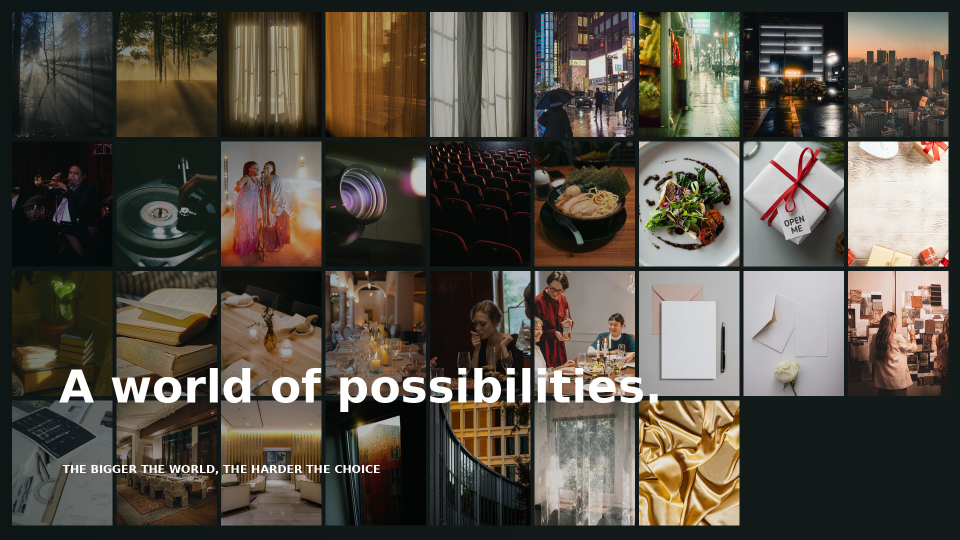
#> input picture production/storyboards/frames/01_storyframe.jpg, 1920 x 1080 px, given in place of A01.jpg, which was not available (shown at 1/2 size)
$ python generate_igor_storyboard.py
#> lines starting #> are read from the running program, lines starting #| are printed output that depends on the picture; pictures that were not available may be replaced by others from this repository, and a replacement may not be noted
#!/usr/bin/env python3
"""Build storyframes directly from 34 original downloaded source photos.
There are no image-model-generated props or invented screens.
All typography is editorial vector text, separate from clean footage plates.
"""
import json, math
from pathlib import Path
from PIL import Image, ImageOps, ImageDraw, ImageFont, ImageEnhance
ROOT=Path(__file__).resolve().parents[2]
SRC=ROOT/'dist/photos'
OUT=ROOT/'production/storyboards'
FR=OUT/'frames'; PL=OUT/'plates'; FR.mkdir(parents=True,exist_ok=True); PL.mkdir(parents=True,exist_ok=True)
W,H=1920,1080
BASE='/usr/share/fonts/truetype/dejavu/DejaVuSans.ttf'
BOLD='/usr/share/fonts/truetype/dejavu/DejaVuSans-Bold.ttf'
LIGHT='#F5F2EA';INK='#17201D';WHITE='#FFFFFF'
def f(size,bold=False):
    return ImageFont.truetype(BOLD if bold else BASE,size)
def src(id):
    return Image.open(SRC/(id+'.jpg')).convert('RGB')
def fit(im,size,centering=(.5,.5)):
    return ImageOps.fit(im,size,method=Image.Resampling.LANCZOS,centering=centering)
def put(canvas,id,box,center=(.5,.5)):
    x,y,w,h=box
    im=fit(src(id),(w,h),center)
    canvas.paste(im,(x,y))
def text(im,s,x,y,size=70,color=INK,bold=False,space=15):
    ImageDraw.Draw(im).multiline_text((x,y),s,fill=color,font=f(size,bold),spacing=space)
def small(im,s,x,y,color=INK):
    text(im,s.upper(),x,y,22,color,True)
def rect(im,xy,fill):
    ImageDraw.Draw(im).rectangle(xy,fill=fill)
def overlay(im,alpha=170,side='left'):
    c=im.convert('RGBA')
    o=Image.new('RGBA',(W,H))
    d=ImageDraw.Draw(o)
    for x in range(0,W,4):
        t=(1-x/W) if side=='left' else (x/W)
        a=int(alpha*pow(t,1.5))
        d.rectangle((x,0,x+4,H),fill=(8,18,18,a))
    return Image.alpha_composite(c,o).convert('RGB')
def new(color=LIGHT):
    return Image.new('RGB',(W,H),color)
timeline=[]
def finish(n,title,seconds,assets,plate,art,production,motion):
    plate.save(PL/f'{n:02d}_clean.jpg',quality=92,subsampling=0)
    art.save(FR/f'{n:02d}_storyframe.jpg',quality=92,subsampling=0)
    timeline.append(dict(shot=n,title=title,timecode=seconds,source_assets=assets,production=production,motion=motion,frame=f'frames/{n:02d}_storyframe.jpg',clean=f'plates/{n:02d}_clean.jpg'))
# 01 — one wall, all 34 photographs, not model-generated imagery
ids=['A%02d'%i for i in range(1,35)]
c=new('#131B1A')
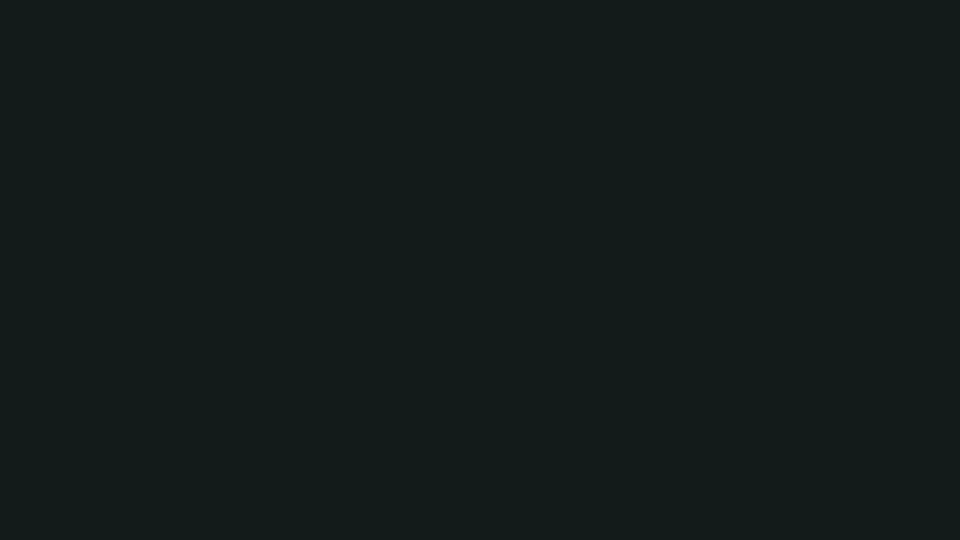
#> c: PIL image 1920x1080 RGB (shown at 1/2 size); mean R, G, B 19, 27, 26
for i,id in enumerate(ids):
    col=i%9;row=i//9
    x=24+col*209;y=24+row*259
    put(c,id,(x,y,201,250))
#> in src, returned value is the input picture: PIL image 1920x1080 RGB; mean R, G, B 86.7, 80.3, 70.1
#> in fit, `return ImageOps.fit(im,size,method=Image.Resampling.LANCZOS,centering=..`:
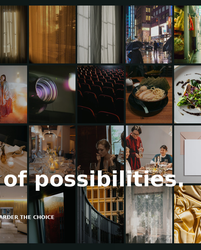
#> returned value: PIL image 201x250 RGB; mean R, G, B 90.3, 80.5, 67.9
#> pass 2 of the loop `for i,id in enumerate(ids):`:
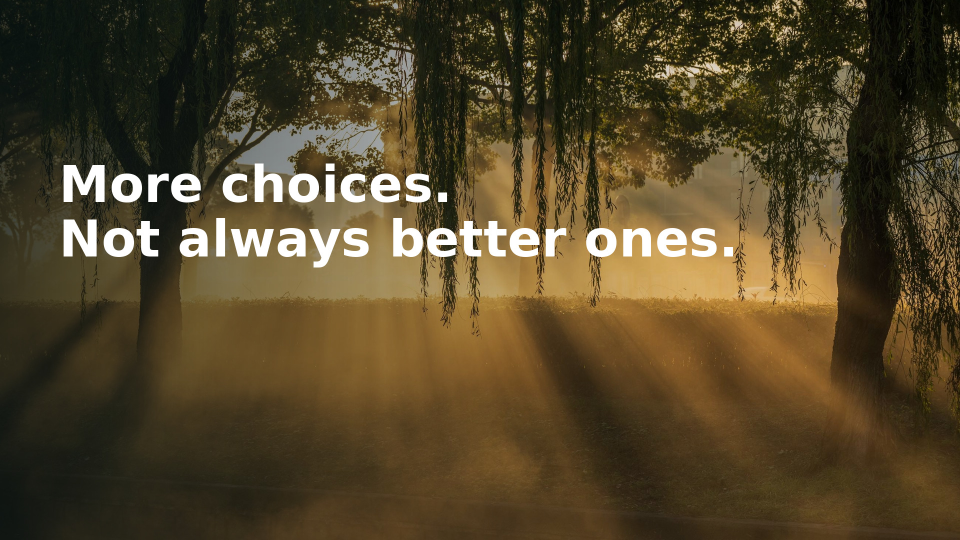
#> input picture production/storyboards/frames/02_storyframe.jpg, 1920 x 1080 px, given in place of A02.jpg, which was not available (shown at 1/2 size)
#> in src, returned value is the input picture: PIL image 1920x1080 RGB; mean R, G, B 83.1, 69.5, 41.9
#> in fit (call 2), `return ImageOps.fit(im,size,method=Image.Resampling.LANCZOS,centering=..`:
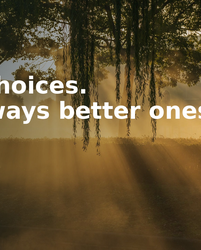
#> returned value: PIL image 201x250 RGB; mean R, G, B 100.5, 82.3, 49.1
#> in put (call 2), `canvas.paste(im,(x,y))`:
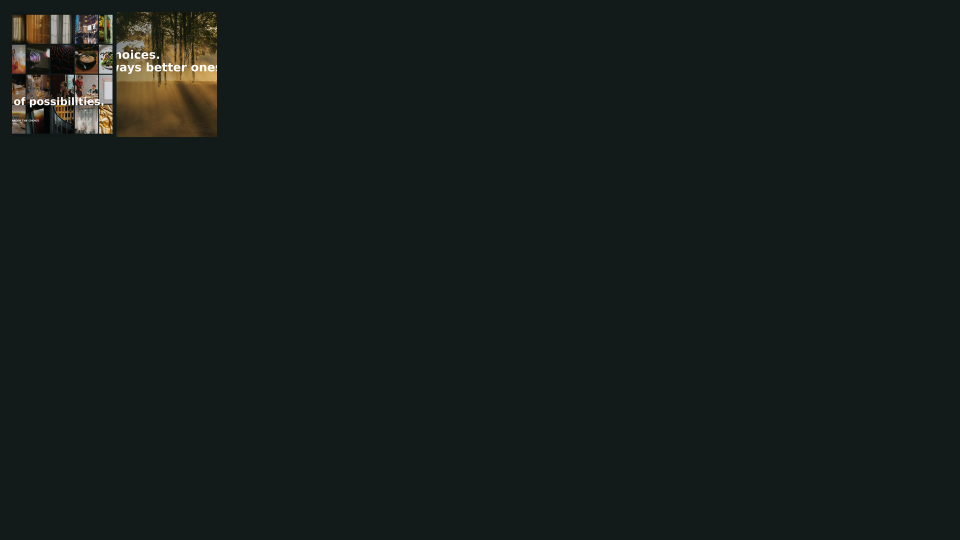
#> canvas: PIL image 1920x1080 RGB (shown at 1/2 size); mean R, G, B 22.7, 29.6, 27.6
#> (the run stopped early here; a loop or call above may not have finished)
